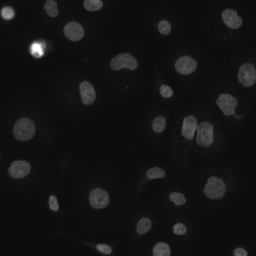
#> input picture annotate_images/data/nuc_imgs/img1.tif, 256 x 256 px
$ python -i basic_image_processing_tasks.py   (imports and definitions only)   (older library calls are emulated)
#> lines starting #> are read from the running program, lines starting #| are printed output that depends on the picture; after the words box and inside, x2 and y2 are one past the last pixel; in counts of white or black regions, pixels touching at a corner belong together
#> further down, picture is the input picture: shape (256, 256, 3); min 10, max 255, mean 20.5
# -*- coding: utf-8 -*-
import napari
from skimage import data
import skimage.filters as skfil
from skimage.measure import label
from tifffile import imread, imsave
from skimage.transform import resize
import numpy as np
from skimage.morphology import remove_small_objects
import cv2


def gen_background_mask(image, threshold_method = "Otsu", user_thresh = None):
    """Performs intensity based thresholding to generate a background mask

    Args:
        image : image to be thresholded (this is expected to a gray scale image)
        thresolding method : method to use for identifying lower threshold (default is Otsu)
        lower_thresh : user-defined lower threshold
    Returns:
        A binary image where the background is set to 0
    """
#> called with threshold_method = 'Otsu'

    # extract threshold
    if (threshold_method == "Li"):
        thresh = skfil.threshold_li(image)
    elif (threshold_method == "Otsu"):
        thresh = skfil.threshold_otsu(image)
#> thresh = 39.37
    elif (threshold_method == "Isodata"):
        thresh = skfil.threshold_isodata(image)
    elif (threshold_method == "Mean"):
        thresh = skfil.threshold_mean(image)
    elif (threshold_method == "Minimum"):
        thresh = skfil.threshold_minimum(image)
    elif (threshold_method == "Triangle"):
        thresh = skfil.threshold_triangle(image)
    elif (threshold_method == "Yen"):
        thresh = skfil.threshold_yen(image)
    elif (threshold_method == "Manual"):
        if user_thresh is None:
            raise Exception("Manual threshold requires a user-defined threshold value")
        else:
            thresh = user_thresh
    else:
        raise Exception('Invalid threshold_method: should be among {"Li","Otsu","Isodata","Mean","Minimum","Triangle","Yen", "Manual"}')

    # generate a background mask
    bw = (image > thresh)
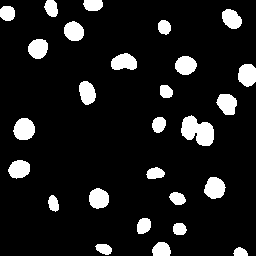
#> bw: shape (256, 256, 3) bool; 10.6% white; 27 white regions, largest, box (x1, y1, x2, y2) and area: (181, 115, 214, 146) 678, (13, 118, 35, 140) 379, (204, 177, 226, 199) 360

    return bw

def simple_intensity_based_segmentation(image, gaussian_sigma=1, thresh_method="Otsu", smallest_area_of_object=5,label_img_depth = "8bit"):
    """Perform intensity based thresholding and detect objects

    Args:
        raw_image_path          : path to a raw image
        gaussian_sigma          : sigma to use for the gaussian filter
        thresh_method           : threshold method
        smallest_area_of_object : smallest area of objects in pixels
        label_img_depth         : label depth

    Returns:
        A labelled image
    """

    # apply a gaussian filter
    image_smooth = skfil.gaussian(image, sigma=gaussian_sigma, preserve_range = True)

    # apply threshold
    bw = gen_background_mask(image_smooth, threshold_method = thresh_method)

    #remove small objects
    bw_size_filtered = remove_small_objects(bw,smallest_area_of_object )

    #Label connected components
    label_image = label(bw_size_filtered)
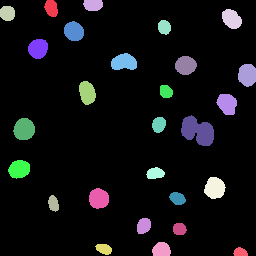
#> label_image: shape (256, 256, 3) int32; 28 distinct labels, from 0 to 27; one colour per label, 0 black

    # add an empty image to the image
    if (label_img_depth == "8bit"):
        label_image_cor = cv2.normalize(label_image, None, 0, np.max(label_image), cv2.NORM_MINMAX, cv2.CV_8U)
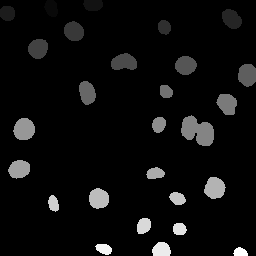
#> label_image_cor: shape (256, 256, 3); min 0, max 27, mean 1.4; drawn with min black and max white
    elif (label_img_depth == "16bit"):
        label_image_cor = cv2.normalize(label_image, None, 0, np.max(label_image), cv2.NORM_MINMAX, cv2.CV_16U)
    else:
        raise Exception('Invalid input: should be among {8bit, 16bit}')

    return label_image_cor


>>> import cv2
>>> picture = cv2.imread('../annotate_images/data/nuc_imgs/img1.tif')
>>> result = simple_intensity_based_segmentation(picture)

$ run again, on annotate_images/data/nuc_imgs/img2.tif
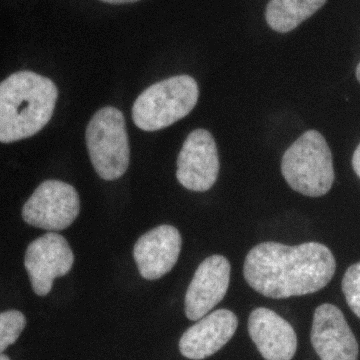
#> input picture annotate_images/data/nuc_imgs/img2.tif, 360 x 360 px
#> picture is the input picture: shape (360, 360, 3); min 2, max 33, mean 9
#> thresh = 12.56
#> in gen_background_mask, `bw = (image > thresh)`:
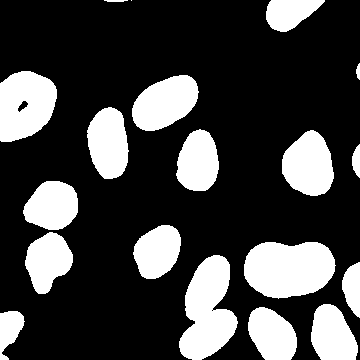
#> bw: shape (360, 360, 3) bool; 26% white; 19 white regions (1 under 20 px), largest, box (x1, y1, x2, y2) and area: (244, 242, 336, 299) 4201, (179, 255, 238, 360) 3994, (0, 71, 57, 142) 3162
#> label_image: shape (360, 360, 3) int32; 19 distinct labels, from 0 to 18
#> in simple_intensity_based_segmentation, `label_image_cor = cv2.normalize(label_image, None, 0, np.max(label_ima..`:
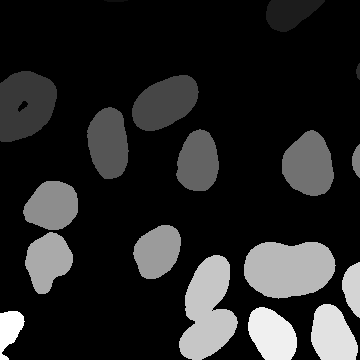
#> label_image_cor: shape (360, 360, 3); min 0, max 18, mean 2.65; drawn with min black and max white

$ run again, on annotate_images/data/nuc_imgs/img3.tif
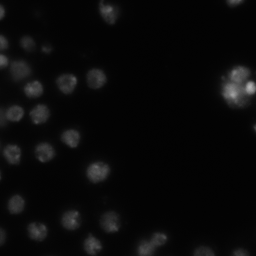
#> input picture annotate_images/data/nuc_imgs/img3.tif, 256 x 256 px
#> picture is the input picture: shape (256, 256, 3); min 2, max 178, mean 9.7
#> thresh = 26.55
#> in gen_background_mask, `bw = (image > thresh)`:
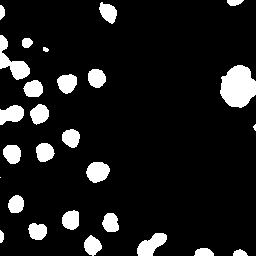
#> bw: shape (256, 256, 3) bool; 10.3% white; 27 white regions (2 under 20 px), largest, box (x1, y1, x2, y2) and area: (220, 65, 256, 108) 1153, (0, 35, 30, 80) 528, (137, 233, 167, 256) 412
#> label_image: shape (256, 256, 3) int32; 27 distinct labels, from 0 to 26
#> in simple_intensity_based_segmentation, `label_image_cor = cv2.normalize(label_image, None, 0, np.max(label_ima..`:
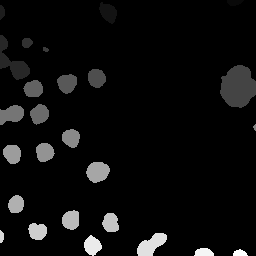
#> label_image_cor: shape (256, 256, 3); min 0, max 26, mean 1.3; drawn with min black and max white

$ run again, on annotate_images/data/nuc_imgs/img4.tif
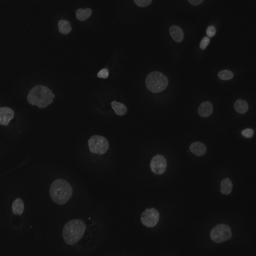
#> input picture annotate_images/data/nuc_imgs/img4.tif, 256 x 256 px
#> picture is the input picture: shape (256, 256, 3); min 9, max 110, mean 16.7
#> thresh = 31.03
#> in gen_background_mask, `bw = (image > thresh)`:
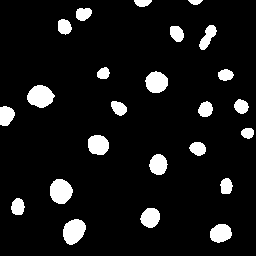
#> bw: shape (256, 256, 3) bool; 8.5% white; 24 white regions, largest, box (x1, y1, x2, y2) and area: (27, 85, 55, 108) 461, (50, 179, 73, 204) 445, (63, 219, 86, 245) 442
#> label_image: shape (256, 256, 3) int32; 25 distinct labels, from 0 to 24
#> in simple_intensity_based_segmentation, `label_image_cor = cv2.normalize(label_image, None, 0, np.max(label_ima..`:
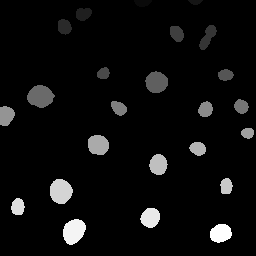
#> label_image_cor: shape (256, 256, 3); min 0, max 24, mean 1.2; drawn with min black and max white
